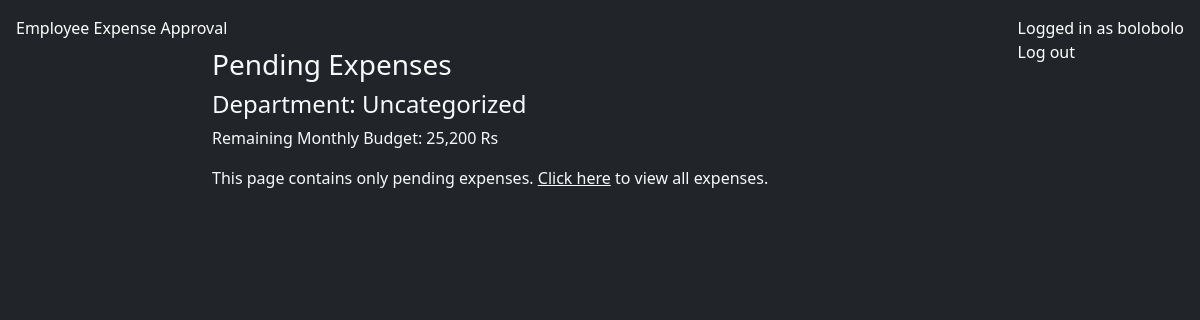
/approve-expenses/2 (signed in), run on an earlier commit of the app's database.
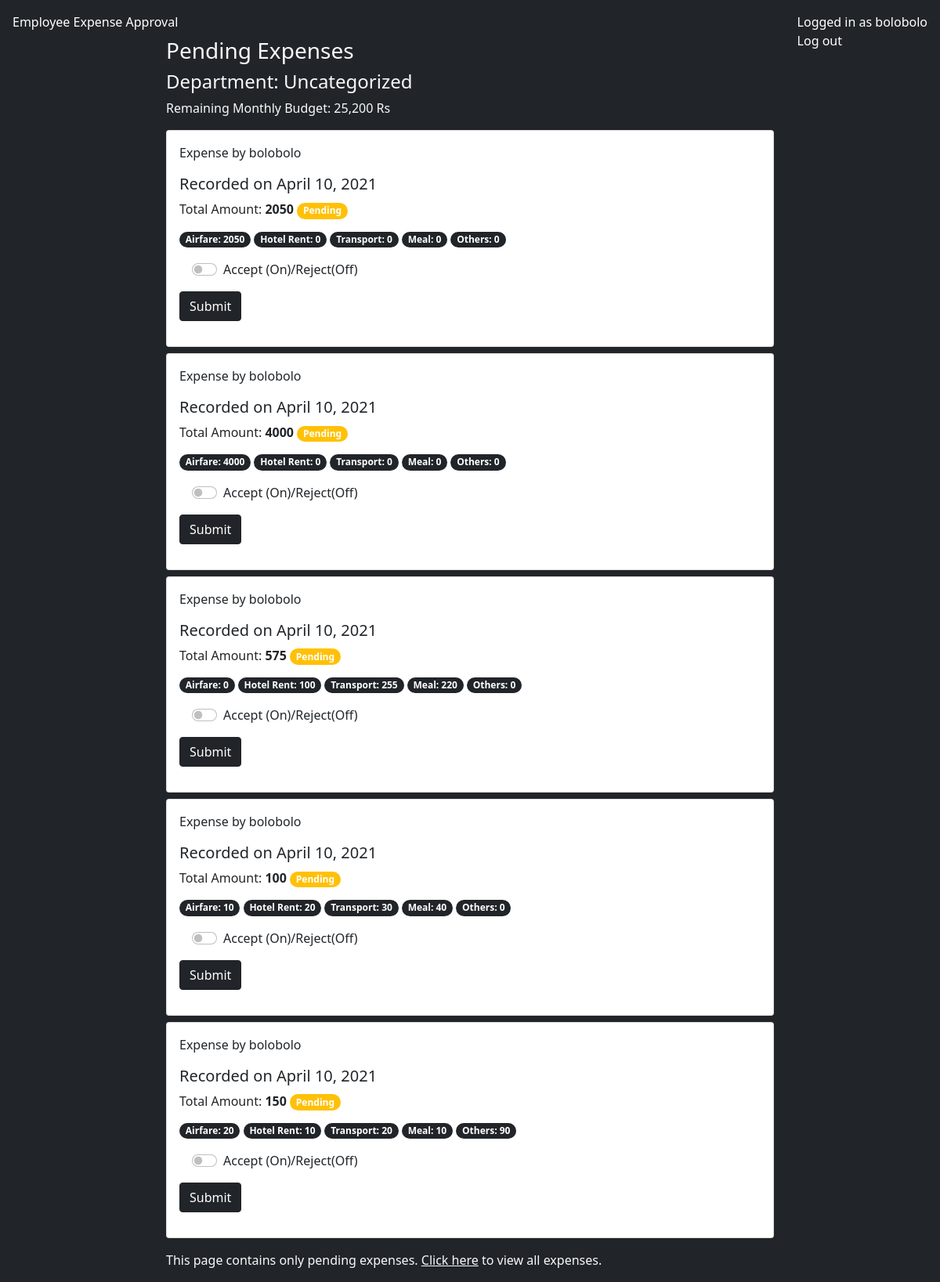
And on a later commit of the database.
### budget/models.py (models this page shows, shortened)
class Department(models.Model):
    department_name = models.CharField(max_length=100)
    budget_monthly = models.IntegerField(default=50000)
    def remaining_monthly_budget(self):
        expenses = Expenses.objects.filter(department=self, form_status_head=True, form_status_payment=True)
        total = 0
        for expense in expenses:
            total += expense.total_amount
        return self.budget_monthly - total

class Expenses(models.Model):
    employee = models.ForeignKey(User,models.CASCADE)
    date = models.DateTimeField(auto_now=True)
    travel_date = models.DateField(default=now)
    airfare = models.IntegerField(null=True, blank=True)
    hotel_rent = models.IntegerField(null=True, blank=True)
    transport = models.IntegerField(null=True, blank=True)
    meal = models.IntegerField(null=True, blank=True)
    others = models.IntegerField(default=0)
    remarks = models.TextField(null=True, blank=True)
    form_status_head = models.BooleanField(default=None, null=True, blank=True)
    form_status_payment = models.BooleanField(default=None, null=True, blank=True)
    total_amount = models.IntegerField(null=True, blank=True)
    department = models.ForeignKey(Department, on_delete=models.SET_NULL, blank=True, null=True)
    def form_status(self):
        if self.form_status_head is True and self.form_status_payment is True:
            return True
        elif self.form_status_head is False or self.form_status_payment is False:
            return False
        elif self.form_status_head is None or self.form_status_payment is None:
            return None
        else:
            return False

### budget/views.py (the view, shortened to what this page needs)
# urls.py: path('approve-expenses/<id>', expenseApprovalView, name='expenseApprovalView'),
@login_required
def expenseApprovalView(request, id):
    department = Department.objects.get(id=id)
    profile = Profile.objects.get(user=request.user)
    if profile.head and profile.department == department:
        department = profile.department
        expenses = Expenses.objects.filter(form_status_head=None, department=department)
        context = {
            'expenses': expenses,
            'department': department,
        }
        return render(request, 'expense_requests/head.html', context)
    else:
        return HttpResponse('<h1>You need to be a department head to access this view. <a href="/expense">Go to expense page</a></h1>')

### templates/expense_requests/head.html (shortened to what this page needs)
{% extends 'base.html' %}
{% load humanize %}
{% block content %}
    <h3 class="mt-5 text-light">Pending Expenses</h3>
    <h4 class="text-light">Department: {{department.department_name}}</h4>
    <p class="text-light">
        Remaining Monthly Budget: {{department.remaining_monthly_budget|intcomma}} Rs<br>
    </p>
    {% for expense in expenses %}
    <div class="card p-3 mt-2">
        <p>
            Expense by {{expense.employee.username}}
        </p>
        <h5>
            Recorded on {{expense.date|date}}
        </h5>
        <p style="margin: 0;">
            Total Amount:
            <b>{{expense.total_amount }}</b>
            {% if expense.form_status == None %}
            <span class="badge bg-warning" style="border-radius: 20px;">Pending</span>
            {% elif expense.form_status %}
            <span class="badge bg-success" style="border-radius: 20px;">Accepted</span>
            {% elif not expense.form_status %}
            <span class="badge bg-danger" style="border-radius: 20px;">Rejected</span>
            {% endif %}
            <br>
            <span class="badge bg-dark mt-3" style="border-radius: 20px;">Airfare: {{expense.airfare }}</span>
            <span class="badge bg-dark mt-3" style="border-radius: 20px;">Hotel Rent: {{expense.hotel_rent }}</span>
            <span class="badge bg-dark" style="border-radius: 20px;">Transport: {{expense.transport }}</span>
            <span class="badge bg-dark" style="border-radius: 20px;">Meal: {{expense.meal }}</span>
            <span class="badge bg-dark" style="border-radius: 20px;">Others: {{expense.others }}</span>
            <form method="post">
                <div class="form-check form-switch m-3">
                    <input class="form-check-input" name="switch" type="checkbox" id="flexSwitchCheckDefault">
                    <label class="form-check-label" for="flexSwitchCheckDefault">Accept (On)/Reject(Off)</label>
                  </div>
                <button type="submit" class="btn btn-dark">Submit</button>
            </form>
        </p>
    </div>
    {% endfor %}
    <p class="mt-3 text-light">
        This page contains only pending expenses.
        <a href="{% url 'allExpensesView' department.id %}" class="text-light">Click here</a>
        to view all expenses.
    </p>
{% endblock %}

### templates/base.html (shortened to what this page needs)
<!doctype html>
<html lang="en">
  <head>
    <link href="https://cdn.jsdelivr.net/npm/bootstrap@5.0.0-beta2/dist/css/bootstrap.min.css" rel="stylesheet">
  </head>
  <body class="bg-dark">
<div class="container" style="width: 800px;">
  <div style="left: 0; top: 0; margin: 1rem; position: absolute;">
    <p class="text-white">
        <a class="text-white" style="text-decoration: none;" href="{% url 'iredirect' %}">
          Employee Expense Approval
        </a>
    </p>
</div>
  <div style="right: 0; top: 0; margin: 1rem; position: absolute;">
    <p class="text-white">
        {% if request.user.is_authenticated %}
        Logged in as {{request.user.username}}<br>
        <a class="text-white" style="text-decoration: none;" href="{% url 'account_logout' %}">Log out</a>
        {% else %}
        <a class="text-white" style="text-decoration: none;" href="{% url 'account_login' %}">
            Click to log in
        </a>
        {% endif %}
    </p>
</div>
    {% block content %}{% endblock %}
</div>
  </body>
</html>

What changed in the data, as far as the page shows it:
added Expenses: employee.username "bolobolo", date "April 10, 2021", total_amount "2050", shows "Pending", airfare "2050", hotel_rent "0", transport "0", meal "0", others "0"
added Expenses: employee.username "bolobolo", date "April 10, 2021", total_amount "4000", shows "Pending", airfare "4000", hotel_rent "0", transport "0", meal "0", others "0"
added Expenses: employee.username "bolobolo", date "April 10, 2021", total_amount "575", shows "Pending", airfare "0", hotel_rent "100", transport "255", meal "220", others "0"
added Expenses: employee.username "bolobolo", date "April 10, 2021", total_amount "100", shows "Pending", airfare "10", hotel_rent "20", transport "30", meal "40", others "0"
added Expenses: employee.username "bolobolo", date "April 10, 2021", total_amount "150", shows "Pending", airfare "20", hotel_rent "10", transport "20", meal "10", others "90"
